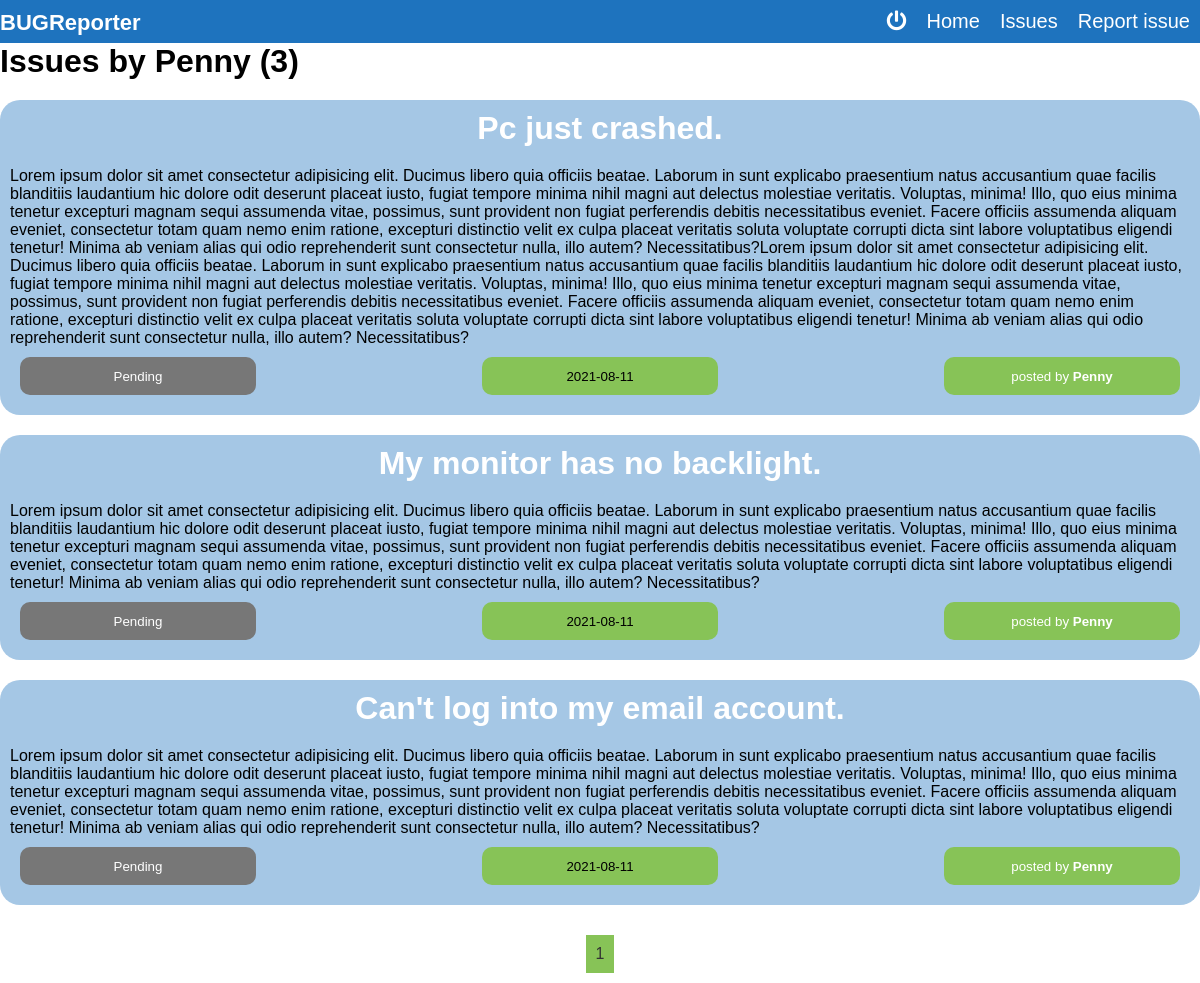
The page /user/Penny (signed in) on the database its author committed.
### issues_blog/models.py (models this page shows, shortened)
class User(db.Model, UserMixin):
    __tablename__ = 'users'
    id = db.Column(db.Integer, primary_key = True)
    firstname = db.Column(db.String(20), unique = True, nullable = False)
    email = db.Column(db.String(120), unique = True, nullable = False)
    password = db.Column(db.String(60), nullable = False)
    issues = db.relationship('Issue', backref = 'author', lazy = True)

class Issue(db.Model):
    __tablename__ = 'issues'
    id = db.Column(db.Integer, primary_key = True)
    title = db.Column(db.String(60), nullable = False)
    content = db.Column(db.Text, nullable = False)
    status = db.Column(db.String(20), nullable = False, default = 'Pending')
    date_created = db.Column(db.DateTime, nullable = False, default = datetime.utcnow)
    user_id = db.Column(db.Integer, db.ForeignKey('users.id'), nullable = False)

### issues_blog/routes.py (the view)
@app.route('/user/<firstname>')
def user_issues(firstname):
    page = request.args.get('page', 1, type = int)
    user = User.query.filter_by(firstname = firstname).first_or_404()
    issues = Issue.query.filter_by(author = user)\
            .order_by(Issue.date_created.desc())\
            .paginate(page = page, per_page = 5)
    return render_template('user_issues.html', issues = issues, user = user)

### issues_blog/models.py (called while the page is built)
@login_manager.user_loader
def load_user(user_id):
    return User.query.get(int(user_id))

### issues_blog/templates/user_issues.html
{% extends 'base.html' %}
{% block body %}
    <div class="container">
        <h1>Issues by {{ user.firstname }} ({{ issues.total }})</h1>
        {% for issue in issues.items %}
        <div class="issue-box">
            <h1>
                <a href="{{ url_for('issue', issue_id = issue.id) }}">{{ issue.title }}</a>
            </h1>
            <p>{{ issue.content }}</p>
            <div class="details">
                <div class="info {{ issue.status|lower }}">
                    <p>
                        <small class = "details">{{ issue.status }}</small>
                    </p>
                </div>
                <div class="info">
                    <p>
                        <small class = "details">{{ issue.date_created.strftime('%Y-%m-%d') }}</small>
                    </p>
                </div>
                <div class="info">
                    <p>
                        <a href="{{ url_for('user_issues', firstname = issue.author.firstname) }}">
                            <small class = "details">
                                posted by <strong>{{ issue.author.firstname }}</strong>
                            </small>
                        </a>
                    </p>
                </div>
            </div>
        </div>
        {% endfor %}
        <div class="links">
            {% for page_num in issues.iter_pages(left_edge=1, right_edge=1, left_current=1, right_current=2) %}
                {% if page_num %}
                    {% if issues.page == page_num %}
                        <a href="{{ url_for('user_issues', firstname = user.firstname, page = page_num) }}" class="page_num link_active">
                            {{ page_num }}
                        </a>
                    {% else %}
                        <a href="{{ url_for('user_issues', firstname = user.firstname, page = page_num) }}" class="page_num">{{ page_num }}</a>
                    {% endif %}
                {% else %}
                    ...
                {% endif %}
            {% endfor %}
        </div>
    </div>
{% endblock %}

### issues_blog/static/css/main.css (style rules this page uses)
* { margin: 0; padding: 0; box-sizing: border-box; }
body { font-family: Arial, Helvetica, sans-serif; }
.container { max-width: 1200px; overflow: auto; margin: auto; }
a { text-decoration: none; color: #fff; }
a.page_num { display: inline-block; color: #333; padding: 10px; margin: 10px; }
a.link_active { background-color: #87c357; }
div.links { width: 80%; margin: auto; text-align: center; }
div.issue-box div.details { display: flex; justify-content: space-between; }
.issue-box { padding: 10px; margin: 20px 0; background-color: rgba(30, 115, 190, .4); border-radius: 20px; overflow: auto; }
.issue-box h1 { text-align: center; margin-bottom: 20px; color: #333; }
div.info { width: 20%; padding: 10px; margin: 10px 10px; border-radius: 10px; text-align: center; background-color: #87c357 }
.issue-box div.info.pending { background-color: #777; color: #fff; }

### rows shown on the page
User: firstname "Penny"
Issue: title "Pc just crashed.", content "Lorem ipsum dolor sit amet consectetur adipisicing elit. Ducimus libero quia officiis beatae. Laborum in sunt explicabo praesentium natus accusantium quae facilis blanditiis laudantium hic dolore odit deserunt placeat iusto, fugiat tempore minima nihil magni aut delectus molestiae veritatis. Voluptas, minima! Illo, quo eius minima tenetur excepturi magnam sequi assumenda vitae, possimus, sunt provident non fugiat perferendis debitis necessitatibus eveniet. Facere officiis assumenda aliquam eveniet, consectetur totam quam nemo enim ratione, excepturi distinctio velit ex culpa placeat veritatis soluta voluptate corrupti dicta sint labore voluptatibus eligendi tenetur! Minima ab veniam alias…", status "Pending", date_created "2021-08-11", author.firstname "Penny"
Issue: title "My monitor has no backlight.", content "Lorem ipsum dolor sit amet consectetur adipisicing elit. Ducimus libero quia officiis beatae. Laborum in sunt explicabo praesentium natus accusantium quae facilis blanditiis laudantium hic dolore odit deserunt placeat iusto, fugiat tempore minima nihil magni aut delectus molestiae veritatis. Voluptas, minima! Illo, quo eius minima tenetur excepturi magnam sequi assumenda vitae, possimus, sunt provident non fugiat perferendis debitis necessitatibus eveniet. Facere officiis assumenda aliquam eveniet, consectetur totam quam nemo enim ratione, excepturi distinctio velit ex culpa placeat veritatis soluta voluptate corrupti dicta sint labore voluptatibus eligendi tenetur! Minima ab veniam alias…", status "Pending", date_created "2021-08-11", author.firstname "Penny"
Issue: title "Can't log into my email account.", content "Lorem ipsum dolor sit amet consectetur adipisicing elit. Ducimus libero quia officiis beatae. Laborum in sunt explicabo praesentium natus accusantium quae facilis blanditiis laudantium hic dolore odit deserunt placeat iusto, fugiat tempore minima nihil magni aut delectus molestiae veritatis. Voluptas, minima! Illo, quo eius minima tenetur excepturi magnam sequi assumenda vitae, possimus, sunt provident non fugiat perferendis debitis necessitatibus eveniet. Facere officiis assumenda aliquam eveniet, consectetur totam quam nemo enim ratione, excepturi distinctio velit ex culpa placeat veritatis soluta voluptate corrupti dicta sint labore voluptatibus eligendi tenetur! Minima ab veniam alias…", status "Pending", date_created "2021-08-11", author.firstname "Penny"

### other values the page prints
{{ issues.total }} "3"
{{ page_num }} "1"
